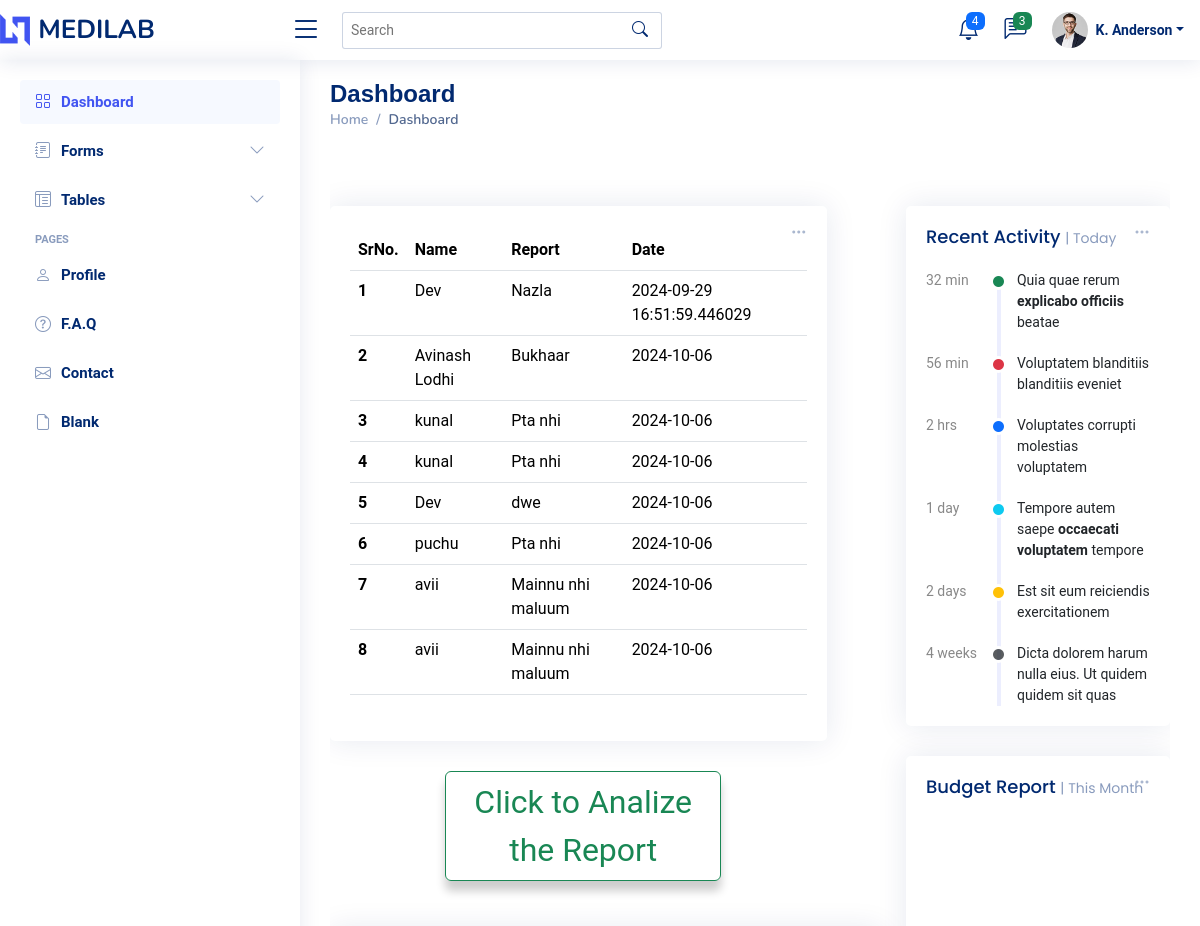
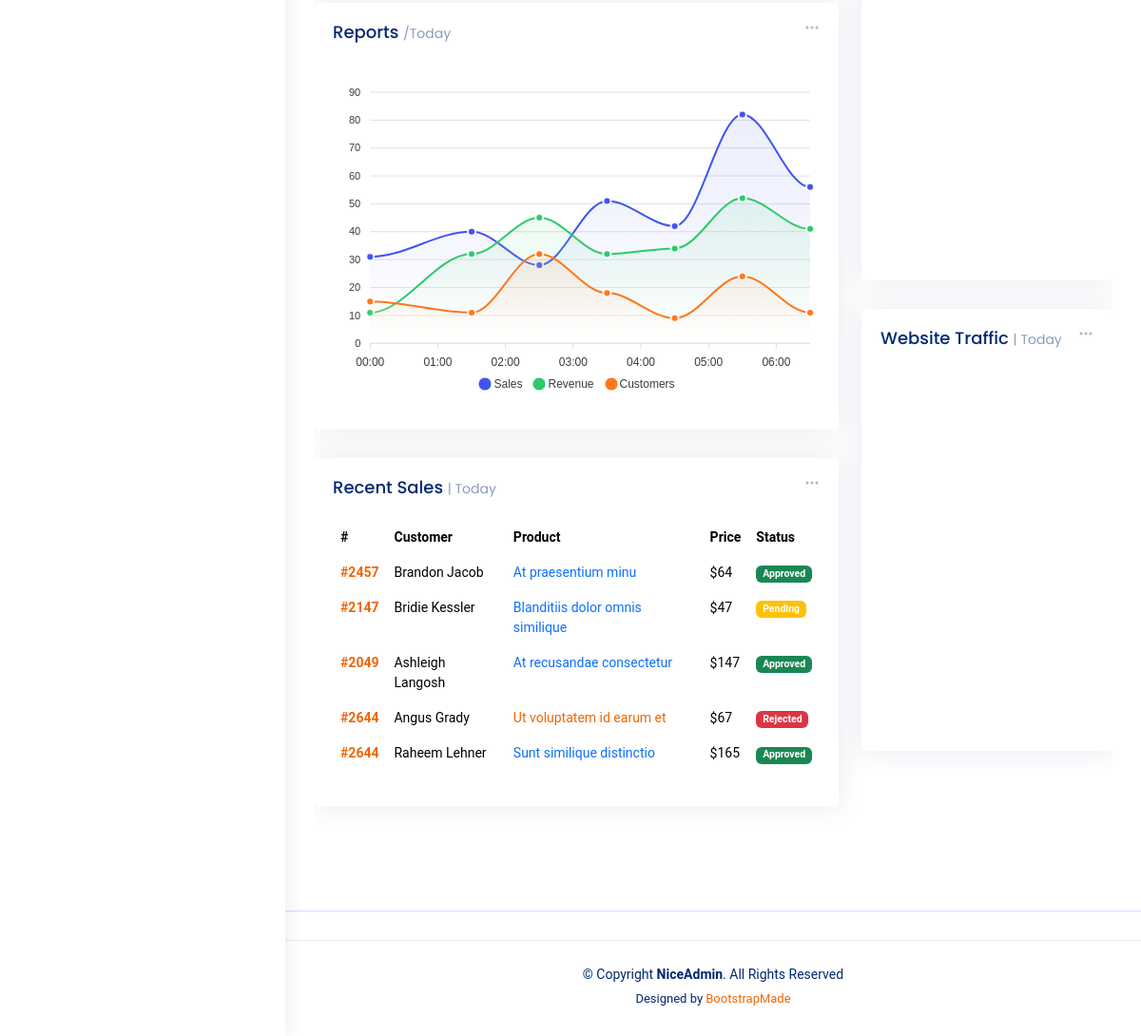
The page /dashboard (signed in) on the database its author committed (2 pictures, top to bottom).
### main.py (models this page shows)
class Prevreports(db.Model):
    __tablename__ = 'prevreports'  # Fix: Table name should be double-underscored.
    Sno = db.Column(db.Integer, primary_key=True)
    Email = db.Column(db.String(80), db.ForeignKey('login.Email'),nullable=False)  # Fix: Correct foreign key table name 'login.Email'.
    Name = db.Column(db.String(80), nullable=False)
    Report = db.Column(db.String(150), nullable=False)
    File=db.Column(db.String(200),nullable=False)
    Date = db.Column(db.String(80), nullable=True)

### main.py (the view)
@app.route("/dashboard")
def dash():
    if('user' in session):
        user=Login.query.filter_by(Username=session['user']).first()
        if user:
            data=Prevreports.query.filter_by(Email=user.Email).all()
            return render_template("dashboard.html",data=data)
    else:
        return render_template('dashboard.html')

### templates/dashboard.html (shortened to what this page needs)
<!DOCTYPE html>
<html lang="en">
<head>
  <link href="{{url_for('static',filename='assets/vendordsh/bootstrap/css/bootstrap.min.css')}}" rel="stylesheet">
  <link href="{{url_for('static',filename='assets/vendordsh/bootstrap-icons/bootstrap-icons.css')}}" rel="stylesheet">
  <link href="{{url_for('static',filename='assets/vendordsh/boxicons/css/boxicons.min.css')}}" rel="stylesheet">
  <link href="{{url_for('static',filename='assets/vendordsh/quill/quill.snow.css')}}" rel="stylesheet">
  <link href="{{url_for('static',filename='assets/vendordsh/quill/quill.bubble.css')}}" rel="stylesheet">
  <link href="{{url_for('static',filename='assets/vendordsh/remixicon/remixicon.css')}}" rel="stylesheet">
  <link href="{{url_for('static',filename='assets/vendordsh/simple-datatables/style.css')}}" rel="stylesheet">
  <link href="{{url_for('static',filename='assets/css/styledsh.css')}}" rel="stylesheet">
  <link href="{{url_for('static',filename='assets/css/main.css')}}" rel="stylesheet">
</head>
<body>
  <header id="header" class="header fixed-top d-flex align-items-center">
    <div class="d-flex align-items-center justify-content-between">
      <a href="/" class="logo d-flex align-items-center">
        <img src="{{url_for('static',filename='assets/imgdsh/logo.png')}}" alt="">
        <span class="d-none d-lg-block">MEDILAB</span>
      </a>
      <i class="bi bi-list toggle-sidebar-btn"></i>
    </div>
    <div class="search-bar">
      <form class="search-form d-flex align-items-center" method="POST" action="#">
        <input type="text" name="query" placeholder="Search" title="Enter search keyword">
        <button type="submit" title="Search"><i class="bi bi-search"></i></button>
      </form>
    </div>
    <nav class="header-nav ms-auto">
      <ul class="d-flex align-items-center">
        <li class="nav-item dropdown">
          <a class="nav-link nav-icon" href="#" data-bs-toggle="dropdown">
            <i class="bi bi-bell"></i>
            <span class="badge bg-primary badge-number">4</span>
          </a>
        </li>
        <li class="nav-item dropdown">
          <a class="nav-link nav-icon" href="#" data-bs-toggle="dropdown">
            <i class="bi bi-chat-left-text"></i>
            <span class="badge bg-success badge-number">3</span>
          </a>
        </li>
        <li class="nav-item dropdown pe-3">
          <a class="nav-link nav-profile d-flex align-items-center pe-0" href="#" data-bs-toggle="dropdown">
            <img src="{{url_for('static',filename='assets/imgdsh/profile-img.jpg')}}" alt="Profile" class="rounded-circle">
            <span class="d-none d-md-block dropdown-toggle ps-2">K. Anderson</span>
          </a>
        </li>
      </ul>
    </nav>
  </header>
  <aside id="sidebar" class="sidebar">
    <ul class="sidebar-nav" id="sidebar-nav">
      <li class="nav-item">
        <a class="nav-link " href="index.html">
          <i class="bi bi-grid"></i>
          <span>Dashboard</span>
        </a>
      </li>
      <li class="nav-item">
        <a class="nav-link collapsed" data-bs-target="#forms-nav" data-bs-toggle="collapse" href="#">
          <i class="bi bi-journal-text"></i><span>Forms</span><i class="bi bi-chevron-down ms-auto"></i>
        </a>
      </li>
      <li class="nav-item">
        <a class="nav-link collapsed" data-bs-target="#tables-nav" data-bs-toggle="collapse" href="#">
          <i class="bi bi-layout-text-window-reverse"></i><span>Tables</span><i class="bi bi-chevron-down ms-auto"></i>
        </a>
      </li>
      <li class="nav-heading">Pages</li>
      <li class="nav-item">
        <a class="nav-link collapsed" href="users-profile.html">
          <i class="bi bi-person"></i>
          <span>Profile</span>
        </a>
      </li>
      <li class="nav-item">
        <a class="nav-link collapsed" href="pages-faq.html">
          <i class="bi bi-question-circle"></i>
          <span>F.A.Q</span>
        </a>
      </li>
      <li class="nav-item">
        <a class="nav-link collapsed" href="pages-contact.html">
          <i class="bi bi-envelope"></i>
          <span>Contact</span>
        </a>
      </li>
      <li class="nav-item">
        <a class="nav-link collapsed" href="pages-blank.html">
          <i class="bi bi-file-earmark"></i>
          <span>Blank</span>
        </a>
      </li>
    </ul>
  </aside>
  <main id="main" class="main">
    <div class="pagetitle">
      <h1>Dashboard</h1>
      <nav>
        <ol class="breadcrumb">
          <li class="breadcrumb-item"><a href="/">Home</a></li>
          <li class="breadcrumb-item active">Dashboard</li>
        </ol>
      </nav>
    </div>
    <section class="section dashboard">
      <div class="row">
        <div class="col-lg-8">
          <div class="row">
            <div >
              <div class="card info-card sales-card" style="width: 90%;">
                <div class="filter">
                  <a class="icon" href="#" data-bs-toggle="dropdown"><i class="bi bi-three-dots"></i></a>
                </div>
                <br>
                <div class="card-body">
                  <table class="table">
                    <thead class="thead-dark">
                      <tr>
                        <th scope="col">SrNo. </th>
                        <th scope="col">Name</th>
                        <th scope="col">Report</th>
                        <th scope="col">Date</th>
                      </tr>
                    </thead>
                    <tbody>
                      {% for p in data %}
                      <tr>
                        <th >{{p.Sno}}</th>
                        <td>{{p.Name}}</td>
                        <td>{{p.Report}}</td>
                        <td>{{p.Date}}</td>
                      </tr>
                      {% endfor %}
                    </tbody>
                  </table>
                </div>
              </div>
            </div>
             <div style="margin-left: 20%;">
            <div >
              <a href="/dashboard/rpt" class="btn btn-outline-success" style="justify-content: center; align-items: center; font-size: xx-large; width: 50%;box-shadow: 0 10px 10px rgba(0, 0, 0, 0.2);">Click to Analize the Report</a>
            </div>
            </div>
<div>       <br>     <br></div>
            <div class="col-12">
              <div class="card">
                <div class="filter">
                  <a class="icon" href="#" data-bs-toggle="dropdown"><i class="bi bi-three-dots"></i></a>
                </div>
                <div class="card-body">
                  <h5 class="card-title">Reports <span>/Today</span></h5>
                  <div id="reportsChart"></div>
                </div>
              </div>
            </div>
            <div class="col-12">
              <div class="card recent-sales overflow-auto">
                <div class="filter">
                  <a class="icon" href="#" data-bs-toggle="dropdown"><i class="bi bi-three-dots"></i></a>
                </div>
                <div class="card-body">
                  <h5 class="card-title">Recent Sales <span>| Today</span></h5>
                  <table class="table table-borderless datatable">
                    <thead>
                      <tr>
                        <th scope="col">#</th>
                        <th scope="col">Customer</th>
                        <th scope="col">Product</th>
                        <th scope="col">Price</th>
                        <th scope="col">Status</th>
                      </tr>
                    </thead>
                    <tbody>
                      <tr>
                        <th scope="row"><a href="#">#2457</a></th>
                        <td>Brandon Jacob</td>
                        <td><a href="#" class="text-primary">At praesentium minu</a></td>
                        <td>$64</td>
                        <td><span class="badge bg-success">Approved</span></td>
                      </tr>
                      <tr>
                        <th scope="row"><a href="#">#2147</a></th>
                        <td>Bridie Kessler</td>
                        <td><a href="#" class="text-primary">Blanditiis dolor omnis similique</a></td>
                        <td>$47</td>
                        <td><span class="badge bg-warning">Pending</span></td>
                      </tr>
                      <tr>
                        <th scope="row"><a href="#">#2049</a></th>
                        <td>Ashleigh Langosh</td>
                        <td><a href="#" class="text-primary">At recusandae consectetur</a></td>
                        <td>$147</td>
                        <td><span class="badge bg-success">Approved</span></td>
                      </tr>
                      <tr>
                        <th scope="row"><a href="#">#2644</a></th>
                        <td>Angus Grady</td>
                        <td><a href="#" class="text-primar">Ut voluptatem id earum et</a></td>
                        <td>$67</td>
                        <td><span class="badge bg-danger">Rejected</span></td>
                      </tr>
                      <tr>
                        <th scope="row"><a href="#">#2644</a></th>
                        <td>Raheem Lehner</td>
                        <td><a href="#" class="text-primary">Sunt similique distinctio</a></td>
                        <td>$165</td>
                        <td><span class="badge bg-success">Approved</span></td>
                      </tr>
                    </tbody>
                  </table>
                </div>
              </div>
            </div>
          </div>
        </div>
        <div class="col-lg-4">
          <div class="card">
            <div class="filter">
              <a class="icon" href="#" data-bs-toggle="dropdown"><i class="bi bi-three-dots"></i></a>
            </div>
            <div class="card-body">
              <h5 class="card-title">Recent Activity <span>| Today</span></h5>
              <div class="activity">
                <div class="activity-item d-flex">
                  <div class="activite-label">32 min</div>
                  <i class='bi bi-circle-fill activity-badge text-success align-self-start'></i>
                  <div class="activity-content">
                    Quia quae rerum <a href="#" class="fw-bold text-dark">explicabo officiis</a> beatae
                  </div>
                </div>
                <div class="activity-item d-flex">
                  <div class="activite-label">56 min</div>
                  <i class='bi bi-circle-fill activity-badge text-danger align-self-start'></i>
                  <div class="activity-content">
                    Voluptatem blanditiis blanditiis eveniet
                  </div>
                </div>
                <div class="activity-item d-flex">
                  <div class="activite-label">2 hrs</div>
                  <i class='bi bi-circle-fill activity-badge text-primary align-self-start'></i>
                  <div class="activity-content">
                    Voluptates corrupti molestias voluptatem
                  </div>
                </div>
                <div class="activity-item d-flex">
                  <div class="activite-label">1 day</div>
                  <i class='bi bi-circle-fill activity-badge text-info align-self-start'></i>
                  <div class="activity-content">
                    Tempore autem saepe <a href="#" class="fw-bold text-dark">occaecati voluptatem</a> tempore
                  </div>
                </div>
                <div class="activity-item d-flex">
                  <div class="activite-label">2 days</div>
                  <i class='bi bi-circle-fill activity-badge text-warning align-self-start'></i>
                  <div class="activity-content">
                    Est sit eum reiciendis exercitationem
                  </div>
                </div>
                <div class="activity-item d-flex">
                  <div class="activite-label">4 weeks</div>
                  <i class='bi bi-circle-fill activity-badge text-muted align-self-start'></i>
                  <div class="activity-content">
                    Dicta dolorem harum nulla eius. Ut quidem quidem sit quas
                  </div>
                </div>
              </div>
            </div>
          </div>
          <div class="card">
            <div class="filter">
              <a class="icon" href="#" data-bs-toggle="dropdown"><i class="bi bi-three-dots"></i></a>
            </div>
            <div class="card-body pb-0">
              <h5 class="card-title">Budget Report <span>| This Month</span></h5>
              <div id="budgetChart" style="min-height: 400px;" class="echart"></div>
            </div>
          </div>
          <div class="card">
            <div class="filter">
              <a class="icon" href="#" data-bs-toggle="dropdown"><i class="bi bi-three-dots"></i></a>
            </div>
            <div class="card-body pb-0">
              <h5 class="card-title">Website Traffic <span>| Today</span></h5>
              <div id="trafficChart" style="min-height: 400px;" class="echart"></div>
            </div>
          </div>
        </div>
      </div>
    </section>
  </main>
  <footer id="footer" class="footer">
    <div class="copyright">
      &copy; Copyright <strong><span>NiceAdmin</span></strong>. All Rights Reserved
    </div>
    <div class="credits">
      Designed by <a href="https://bootstrapmade.com/">BootstrapMade</a>
    </div>
  </footer>
</body>
</html>

### static/assets/css/main.css (style rules this page uses)
:root { --default-font: "Roboto", system-ui, -apple-system, "Segoe UI", Roboto, "Helvetica Neue", Arial, "Noto Sans", "Liberation Sans", sans-serif, "Apple Color Emoji", "Segoe UI Emoji", "Segoe UI Symbol", "Noto Color Emoji"; --heading-font: "Raleway", sans-serif; --nav-font: "Poppins", sans-serif; }
:root { --background-color: #ffffff; --default-color: #444444; --heading-color: #2a2c39; --accent-color: #ef6603; --surface-color: #ffffff; --contrast-color: #ffffff; }
:root { --nav-color: #ffffff; --nav-hover-color: #ef6603; }
:root { scroll-behavior: smooth; }
body { color: var(--default-color); background-color: var(--background-color); font-family: var(--default-font); }
a { color: var(--accent-color); text-decoration: none; transition: 0.3s; }
h1, h2, h3, h4, h5, h6 { color: var(--heading-color); font-family: var(--heading-font); }
.header { --background-color: rgba(255, 255, 255, 0); --heading-color: #ffffff; color: var(--default-color); background-color: var(--background-color); padding: 20px 0; transition: all 0.5s; z-index: 997; }
.header .logo { line-height: 1; }
.header .logo img { max-height: 32px; margin-right: 8px; }
.footer { color: var(--default-color); background-color: var(--background-color); font-size: 14px; text-align: center; padding: 30px 0; position: relative; }
.footer .copyright { padding-top: 25px; border-top: 1px solid color-mix(in srgb, var(--default-color), transparent 90%); }
.footer .credits { font-size: 13px; padding-top: 5px; }
section, .section { color: var(--default-color); background-color: var(--background-color); padding: 60px 0; scroll-margin-top: 77px; overflow: clip; }

### rows shown on the page
Prevreports: Sno "1", Name "Dev", Report "Nazla", Date "2024-09-29 16:51:59.446029"
Prevreports: Sno "2", Name "Avinash Lodhi", Report "Bukhaar", Date "2024-10-06"
Prevreports: Sno "3", Name "kunal", Report "Pta nhi", Date "2024-10-06"
Prevreports: Sno "4", Name "kunal", Report "Pta nhi", Date "2024-10-06"
Prevreports: Sno "5", Name "Dev", Report "dwe", Date "2024-10-06"
Prevreports: Sno "6", Name "puchu", Report "Pta nhi", Date "2024-10-06"
Prevreports: Sno "7", Name "avii", Report "Mainnu nhi maluum", Date "2024-10-06"
Prevreports: Sno "8", Name "avii", Report "Mainnu nhi maluum", Date "2024-10-06"
